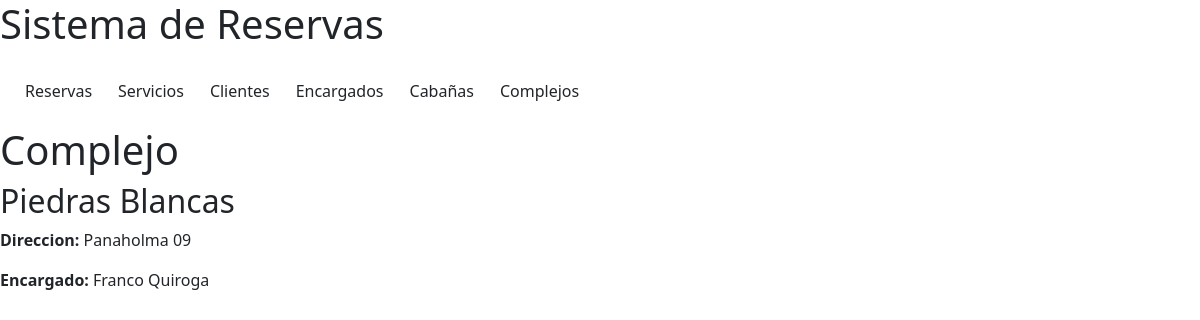
Page /reservas/complejos/1/ on the earlier database version.
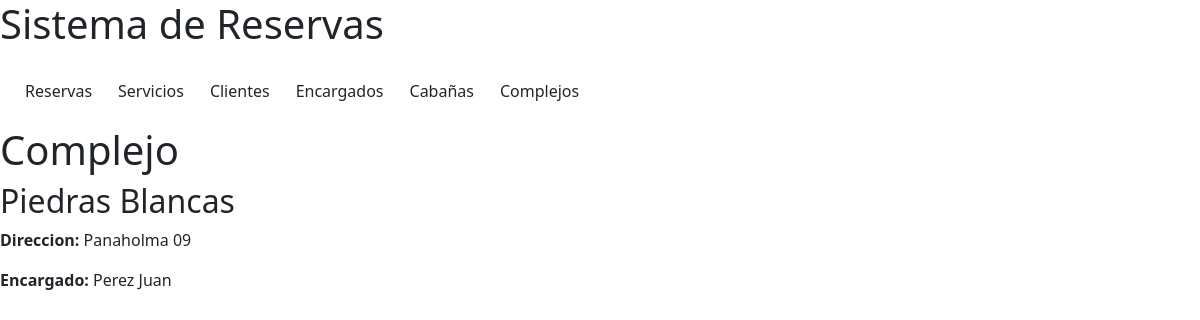
Same page on the later database version.
### reservas/models.py (models this page shows, shortened)
class Complejo(models.Model):
    nombre = models.CharField(max_length=100)
    direccion = models.CharField(max_length=100)
    encargado = models.ForeignKey(Encargado, on_delete=models.CASCADE)

class Encargado(models.Model):
    dni = models.IntegerField()
    apellido_nombre = models.CharField(max_length=100)
    telefono = models.CharField(max_length=30)
    email = models.CharField(max_length=50, default="user@gmail.com")
    def __str__(self):
        return self.apellido_nombre

### reservas/views.py (the view)
# urls.py: path('complejos/<int:complejo_id>/', views.detalle_complejo, name='detalle_complejo'),
def detalle_complejo(request, complejo_id):
    complejo = Complejo.objects.get(id=complejo_id)
    context = {
        'complejo': complejo
    }
    return render(request, 'detalle_complejo.html', context)

### reservas/templates/detalle_complejo.html
{% include 'navbar.html' %}
{% block content %}
<div class="detalle">
    <h1>Complejo</h1>
    <h2>{{  complejo.nombre }}</h2>
    <p><strong>Direccion: </strong> {{ complejo.direccion}}</p>
    <p><strong>Encargado: </strong> {{ complejo.encargado}}</p>
</div>
{% endblock %}

Differences in the rows shown:
changed through a linked row, Complejo "Piedras Blancas": encargado "Franco Quiroga" → "Perez Juan"
